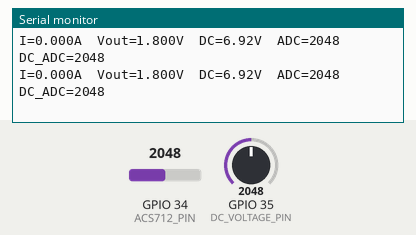
Recording of a sketch running on a simulated ESP32. Shown: the last lines printed to the serial monitor. Inputs (shaded band) come from the test bench; at power-on: GPIO 34 (ACS712_PIN) = 2048, GPIO 35 (DC_VOLTAGE_PIN) = 2048 (analog values on the 0–4095 scale).

Above: at 1.6 s.
1.7 s: GPIO 34 (ACS712_PIN) set to 2866
At 2.4 s:
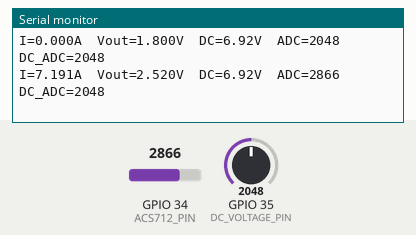
3.2 s: GPIO 35 (DC_VOLTAGE_PIN) set to 2866
At 3.9 s:
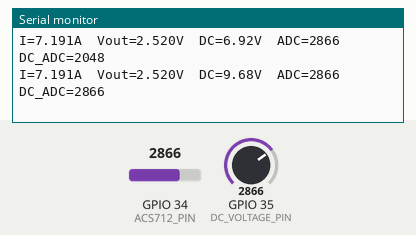
4.7 s: GPIO 34 (ACS712_PIN) set to 3603
At 5.31 s:
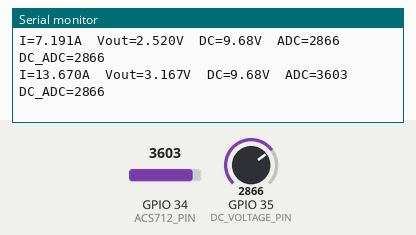
6.2 s: GPIO 35 (DC_VOLTAGE_PIN) set to 3603
At 6.31 s:
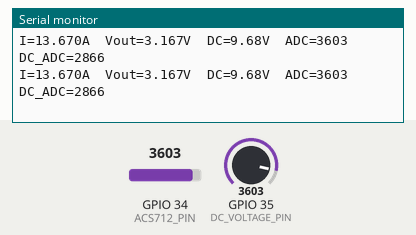
Timing chart, 0 to 8.7 s (numbered marks = the images above; inputs shaded):
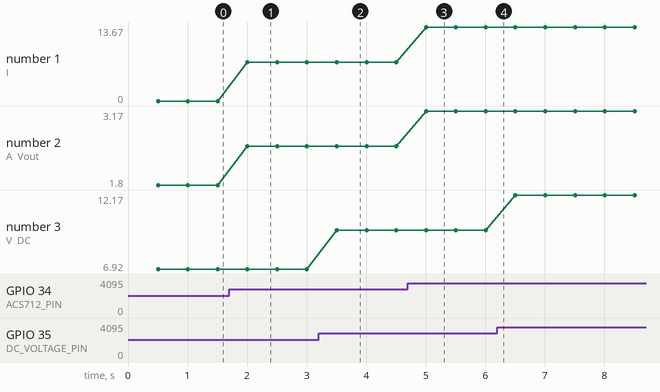

Measured:
- after the input at 1.7 s, the serial monitor: prints a new line after 0.31 s (image 1)
- after the input at 3.2 s, the serial monitor: prints a new line after 0.31 s (image 2)
- after the input at 4.7 s, the serial monitor: prints a new line after 0.31 s (image 3)
- plotted number 1: 0 → 7.19 after the input at 1.7 s, 7.19 → 13.67 after the input at 4.7 s
- plotted number 2: 1.8 → 2.52 after the input at 1.7 s, 2.52 → 3.17 after the input at 4.7 s
- plotted number 3: 6.92 → 9.68 after the input at 3.2 s, 9.68 → 12.17 after the input at 6.2 s

The sketch:

ACS712-test-1.ino
```cpp
/*
 * ACS712 Current Sensor Demo for ESP32 + WiFi AP Web Monitor
 *
 * Wiring (ADC1 pins only — GPIO19/21 are digital, they DON'T work!):
 *   ACS712 VCC  -> 5V supply
 *   ACS712 GND  -> GND
 *   ACS712 OUT  -> GPIO34  (ADC1_CH6)
 *
 *   Optional: VCC sense via voltage divider -> GPIO35 (ADC1_CH7)
 *   (to measure actual 5V supply for better accuracy)
 *
 * Variants (select SENSITIVITY below):
 *   ACS712-05B: ±5A  -> 0.185 V/A
 *   ACS712-20A: ±20A -> 0.100 V/A  (default)
 *   ACS712-30A: ±30A -> 0.066 V/A
 *
 * Note: ESP32 ADC input max is ~3.3V. If ACS712 output exceeds
 * 3.3V at your max current, add a voltage divider before the ADC pin.
 *
 * IMPORTANT: Only these GPIOs support analogRead on ESP32:
 *   ADC1 (recommended, WiFi-safe): GPIO32-39
 *   ADC2 (conflicts with WiFi):      GPIO0,2,4,12-15,25-27
 * GPIO19 and GPIO21 are digital-only pins — they CANNOT do ADC!
 */

#include <WiFi.h>
#include <WebServer.h>

// ==================== WiFi AP Config ====================
#define AP_SSID     "ACS712-Monitor"
#define AP_PASS     "12345678"        // min 8 characters
#define AP_CHANNEL  1
#define AP_MAX_CLI  4

WebServer server(80);

// ==================== Pin Definitions ====================
// WARNING: Only ADC1 (GPIO32-39) or ADC2 (GPIO0,2,4,12-15,25-27) pins work!
// GPIO19 and GPIO21 are digital-only — they CANNOT read analog values.
#define ACS712_PIN       34          // GPIO34 (ADC1_CH6) = ACS712 analog output
#define DC_VOLTAGE_PIN   35          // GPIO35 (ADC1_CH7) = DC voltage measurement

// ==================== ACS712 Parameters ====================
#define SENSITIVITY        0.100       // V/A (100 mV/A for ±20A)
#define VCC_SUPPLY         5.0         // ACS712 supply voltage (V)

// ==================== DC Voltage Parameters ====================
#define DC_VOLTAGE_DIVIDER 4.133       // Divider ratio: (R1+R2)/R2 = (47K+15K)/15K
#define DC_VOLTAGE_CALIB  0.93        // Calibration factor (actual/reading, tune this if off)

// ==================== ESP32 ADC Parameters ====================
#define ADC_RES        4095.0      // 12-bit ADC (0-4095)
#define ADC_VREF       3.6         // ESP32 ADC reference voltage (with 11dB atten, range ~0-3.6V)

// ==================== Sensor Readings ====================
float current       = 0.0;
float sensorVoltage = 0.0;
float dcVoltage     = 0.0;
float zeroOffset    = 2.5;       // Calibrated zero-current offset (measured at startup)
int   adcValue      = 0;
int   dcAdcValue    = 0;

// ==================== Read Sensors ====================
// Oversampled analogRead: average N readings with small delay
int analogReadOversample(int pin, int samples) {
  long sum = 0;
  for (int i = 0; i < samples; i++) {
    sum += analogRead(pin);
    delayMicroseconds(100);
  }
  return (int)(sum / samples);
}

// ==================== Read Sensors ====================
void readSensors() {
  // --- Read ACS712 output from GPIO34 (8x oversampled) ---
  adcValue = analogReadOversample(ACS712_PIN, 8);
  sensorVoltage = (adcValue / ADC_RES) * ADC_VREF;

  // --- Read DC voltage from GPIO35 via 47K/15K divider (16x oversampled) ---
  dcAdcValue = analogReadOversample(DC_VOLTAGE_PIN, 16);
  dcVoltage = (dcAdcValue / ADC_RES) * ADC_VREF * DC_VOLTAGE_DIVIDER * DC_VOLTAGE_CALIB;

  // --- Calculate current using calibrated zero offset ---
  current = (sensorVoltage - zeroOffset) / SENSITIVITY;
}

// ==================== JSON API ====================
void handleAPI() {
  readSensors();
  String json = "{";
  json += "\"current\":"    + String(current, 3) + ",";
  json += "\"voltage\":"    + String(sensorVoltage, 3) + ",";
  json += "\"dcVoltage\":"  + String(dcVoltage, 2) + ",";
  json += "\"adc\":"        + String(adcValue);
  json += "}";
  server.send(200, "application/json", json);
}

// ==================== Web Page ====================
void handleRoot() {
  String html = R"rawliteral(
<!DOCTYPE html>
<html lang="zh-CN">
<head>
  <meta charset="UTF-8">
  <meta name="viewport" content="width=device-width, initial-scale=1.0">
  <title>ACS712 Monitor</title>
  <style>
    * { margin:0; padding:0; box-sizing:border-box; }
    body {
      font-family: -apple-system, 'Segoe UI', Roboto, sans-serif;
      background: #0f172a; min-height:100vh;
      display:flex; align-items:center; justify-content:center;
      padding:20px;
    }
    .card {
      background: #1e293b; border-radius:24px;
      padding:40px; width:100%; max-width:480px;
      box-shadow: 0 25px 50px -12px rgba(0,0,0,0.5);
    }
    h1 {
      text-align:center; color:#38bdf8; font-size:28px;
      margin-bottom:32px; letter-spacing:1px;
    }
    .reading { margin-bottom:28px; }
    .label { color:#94a3b8; font-size:14px; margin-bottom:4px; }
    .value {
      color:#f1f5f9; font-size:48px; font-weight:700;
      font-variant-numeric:tabular-nums;
    }
    .unit { color:#64748b; font-size:20px; margin-left:6px; }
    .sub {
      display:flex; justify-content:space-between; margin-top:24px;
      padding-top:24px; border-top:1px solid #334155;
    }
    .sub-item { text-align:center; }
    .sub-item .label { font-size:12px; }
    .sub-item .value { font-size:20px; }
    .badge {
      display:inline-block; background:#0ea5e9; color:#fff;
      padding:4px 14px; border-radius:30px; font-size:12px;
      margin-top:24px;
    }
    .footer {
      text-align:center; color:#475569; font-size:12px;
      margin-top:24px;
    }
  </style>
</head>
<body>
  <div class="card">
    <h1>⚡ ACS712</h1>
    <div class="reading">
      <div class="label">Current</div>
      <div class="value" id="cur">0.000<span class="unit">A</span></div>
    </div>
    <div class="reading">
      <div class="label">Sensor Output</div>
      <div class="value" id="vout">0.000<span class="unit">V</span></div>
    </div>
    <div class="sub">
      <div class="sub-item">
        <div class="label">DC Voltage</div>
        <div class="value" id="dcv">0.00<span class="unit">V</span></div>
      </div>
      <div class="sub-item">
        <div class="label">ADC Raw</div>
        <div class="value" id="adc">0</div>
      </div>
    </div>
    <div style="text-align:center">
      <span class="badge" id="status">● Connected</span>
    </div>
    <div class="footer">Auto-refresh every 500ms</div>
  </div>
  <script>
    async function fetchData() {
      try {
        const r = await fetch('/api');
        const d = await r.json();
        document.getElementById('cur').innerHTML = d.current.toFixed(3) + '<span class="unit">A</span>';
        document.getElementById('vout').innerHTML = d.voltage.toFixed(3) + '<span class="unit">V</span>';
        document.getElementById('dcv').innerHTML = d.dcVoltage.toFixed(2) + '<span class="unit">V</span>';
        document.getElementById('adc').textContent = d.adc;
        document.getElementById('status').textContent = '● Connected';
        document.getElementById('status').style.background = '#22c55e';
      } catch(e) {
        document.getElementById('status').textContent = '● Disconnected';
        document.getElementById('status').style.background = '#ef4444';
      }
    }
    setInterval(fetchData, 500);
    fetchData();
  </script>
</body>
</html>
)rawliteral";
  server.send(200, "text/html", html);
}

// ==================== Setup ====================
void setup() {
  Serial.begin(115200);

  // --- ADC ---
  analogReadResolution(12);
  analogSetPinAttenuation(ACS712_PIN, ADC_11db);
  analogSetPinAttenuation(DC_VOLTAGE_PIN, ADC_11db);

  // --- WiFi AP (start first so ADC & sensor have time to stabilize) ---
  WiFi.mode(WIFI_AP);
  WiFi.softAP(AP_SSID, AP_PASS, AP_CHANNEL, 0, AP_MAX_CLI);
  IPAddress ip = WiFi.softAPIP();

  Serial.println("ACS712 + WiFi AP Monitor");
  Serial.println("------------------------");
  Serial.print("AP SSID: ");   Serial.println(AP_SSID);
  Serial.print("AP IP:   ");   Serial.println(ip);
  Serial.print("ADC1 pin (ACS712):    GPIO");  Serial.println(ACS712_PIN);
  Serial.print("ADC1 pin (DC Volt):   GPIO");  Serial.println(DC_VOLTAGE_PIN);
  Serial.print("Connect and open http://"); Serial.print(ip); Serial.println("/");

  // --- Auto-calibrate zero-current offset (after warm-up, assume no load) ---
  int calSamples = 200;
  float sum = 0;
  for (int i = 0; i < calSamples; i++) {
    sum += analogRead(ACS712_PIN);
    delay(2);
  }
  float avgAdc = sum / calSamples;
  zeroOffset = (avgAdc / ADC_RES) * ADC_VREF;
  Serial.print("Zero-current offset calibrated: ");
  Serial.print(zeroOffset, 4);
  Serial.println("V (expected ~2.50V)");

  // --- Web Server ---
  server.on("/",        handleRoot);
  server.on("/api",     handleAPI);
  server.begin();
}

// ==================== Loop ====================
void loop() {
  server.handleClient();

  // Serial output every 500ms
  static unsigned long lastPrint = 0;
  if (millis() - lastPrint >= 500) {
    lastPrint = millis();
    readSensors();
    Serial.print("I="); Serial.print(current, 3); Serial.print("A");
    Serial.print("  Vout="); Serial.print(sensorVoltage, 3); Serial.print("V");
    Serial.print("  DC="); Serial.print(dcVoltage, 2); Serial.print("V");
    Serial.print("  ADC="); Serial.print(adcValue);
    Serial.print("  DC_ADC="); Serial.println(dcAdcValue);
  }
}
```
